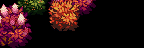

Rendered tile map (Tiled .tmx) drawn with the repository's tilesets; below, a short description and the full map source, tile grids included:
An orthogonal 9x3 tile map with 16x16 px tiles, 1 tile layer (Back3).

<map version="1.10" tiledversion="1.10.2" orientation="orthogonal" renderorder="right-down" compressionlevel="0" width="9" height="3" tilewidth="16" tileheight="16" infinite="0" nextlayerid="22" nextobjectid="9">
 <properties>
  <property name="AmbientLight" value="255 255 255" />
  <property name="IsGreenhouse" value="T" />
  <property name="Warp" value="5 17 Farm 28 16" />
 </properties>
 <tileset firstgid="1" name="Tiny_Bushes_Fall_Earthy" tilewidth="16" tileheight="16" tilecount="27" columns="9">
  <image source="Tiny_Bushes_Fall_Earthy.png" width="144" height="48" />
 </tileset>
 <layer id="21" name="Back3" width="9" height="3">
  <data encoding="csv">
1,2,3,4,5,6,0,0,0,
10,11,0,13,14,0,0,0,0,
19,20,0,0,0,0,0,0,0
</data>
 </layer>
</map>
